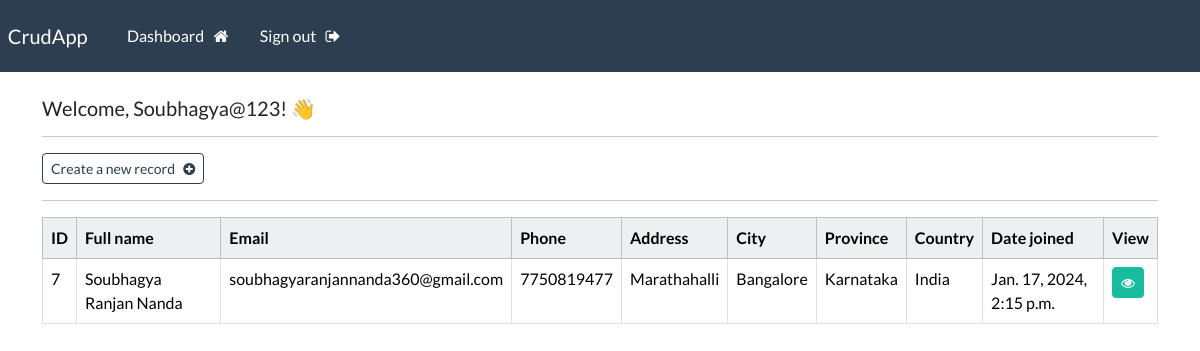
Screenshot of /dashboard (signed in) with the database file from the repository.
### webapp/models.py (models this page shows, shortened)
class Record(models.Model):
    creation_date = models.DateTimeField(auto_now_add=True)
    first_name = models.CharField(max_length=100)
    last_name = models.CharField(max_length=100)
    email = models.CharField(max_length=255)
    phone = models.CharField(max_length=10)
    address = models.CharField(max_length=300)
    city = models.CharField(max_length=255)
    province = models.CharField(max_length=200)
    country = models.CharField(max_length=125)

### webapp/views.py (the view)
# urls.py: path('dashboard', views.dashboard, name="dashboard"),
@login_required(login_url='my-login')
def dashboard(request):
    my_records = Record.objects.all()
    context = {'records': my_records}
    return render(request, 'webapp/dashboard.html', context=context)

### webapp/templates/webapp/dashboard.html
{% extends 'webapp/base.html' %}
{% block content %}
    <h5> Welcome, {{user}}! 👋 </h5>
    <hr>
    <a class="btn btn-outline-primary btn-sm" href="{% url 'create-record' %}">
        Create a new record &nbsp; <i class="fa fa-plus-circle" aria-hidden="true"></i>
    </a>
    <hr>
    <table class="table table-hover table-bordered">
        <thead class="table-light">
            <tr>
                <th scope="col"> ID </th>
                <th scope="col"> Full name </th>
                <th scope="col"> Email </th>
                <th scope="col"> Phone </th>
                <th scope="col"> Address </th>
                <th scope="col"> City </th>
                <th scope="col"> Province </th>
                <th scope="col"> Country </th>
                <th scope="col"> Date joined </th>
                <th scope="col"> View </th>
            </tr>
        </thead>
        <tbody>
        {% if records %}
            {% for record in records %}
            <tr>
                <td> {{record.id}} </td>
                <td> {{record.first_name}}  {{record.last_name}} </td>
                <td> {{record.email}} </td>
                <td> {{record.phone}} </td>
                <td> {{record.address}} </td>
                <td> {{record.city}} </td>
                <td> {{record.province}} </td>
                <td> {{record.country}} </td>
                <td> {{record.creation_date}} </td>
                <td> <a class="btn btn-success btn-sm" href="{% url 'record' record.id %}"> <i class="fa fa-eye" aria-hidden="true"></i> </a> </td>
            </tr>
            {% endfor %}
        {% endif %}
        </tbody>
    </table>
{% endblock %}

### webapp/templates/webapp/base.html (shortened to what this page needs)
{% load static %}
<!DOCTYPE html>
<html>
    <head>
        <link rel="stylesheet" type="text/css" href="https://bootswatch.com/5/flatly/bootstrap.min.css">
        <link rel="stylesheet" type="text/css" href="{% static 'css/styles.css' %}">
        <link rel="stylesheet" href="https://cdnjs.cloudflare.com/ajax/libs/font-awesome/4.7.0/css/font-awesome.min.css">
    </head>
    <body>
        {% include 'webapp/navbar.html' %}
        <div class="container">
            <br>
           {% block content %}
           {% endblock %}
        </div>
    </body>
</html>

### webapp/templates/webapp/navbar.html (shortened to what this page needs)
<nav class="navbar navbar-expand-lg navbar-dark bg-primary justify-content-center">
    <a class="navbar-brand main-heading" href="{% url '' %}">
      &nbsp; CrudApp
    </a>
      <div class="collapse navbar-collapse text-center" id="navbarNavDropdown">
        <ul class="navbar-nav mr-auto">
          {% if user.is_authenticated %}
            <li class="nav-item">
              <a class="nav-link" href="{% url 'dashboard' %}">Dashboard &nbsp; <i class="fa fa-home" aria-hidden="true"></i> </a>
            </li>
            <li class="nav-item">
              <a class="nav-link" href="{% url 'user-logout' %}">Sign out &nbsp; <i class="fa fa-sign-out" aria-hidden="true"></i> </a>
            </li>
        </ul>
        {% endif %}
      </div>
  </nav>

### rows the page displays
Record: id "7", first_name "Soubhagya Ranjan", last_name "Nanda", email "soubhagyaranjannanda360@gmail.com", phone "7750819477", address "Marathahalli", city "Bangalore", province "Karnataka", country "India", creation_date "Jan. 17, 2024, 2:15 p.m."

### other values shown
{{ user }} "Soubhagya@123"
